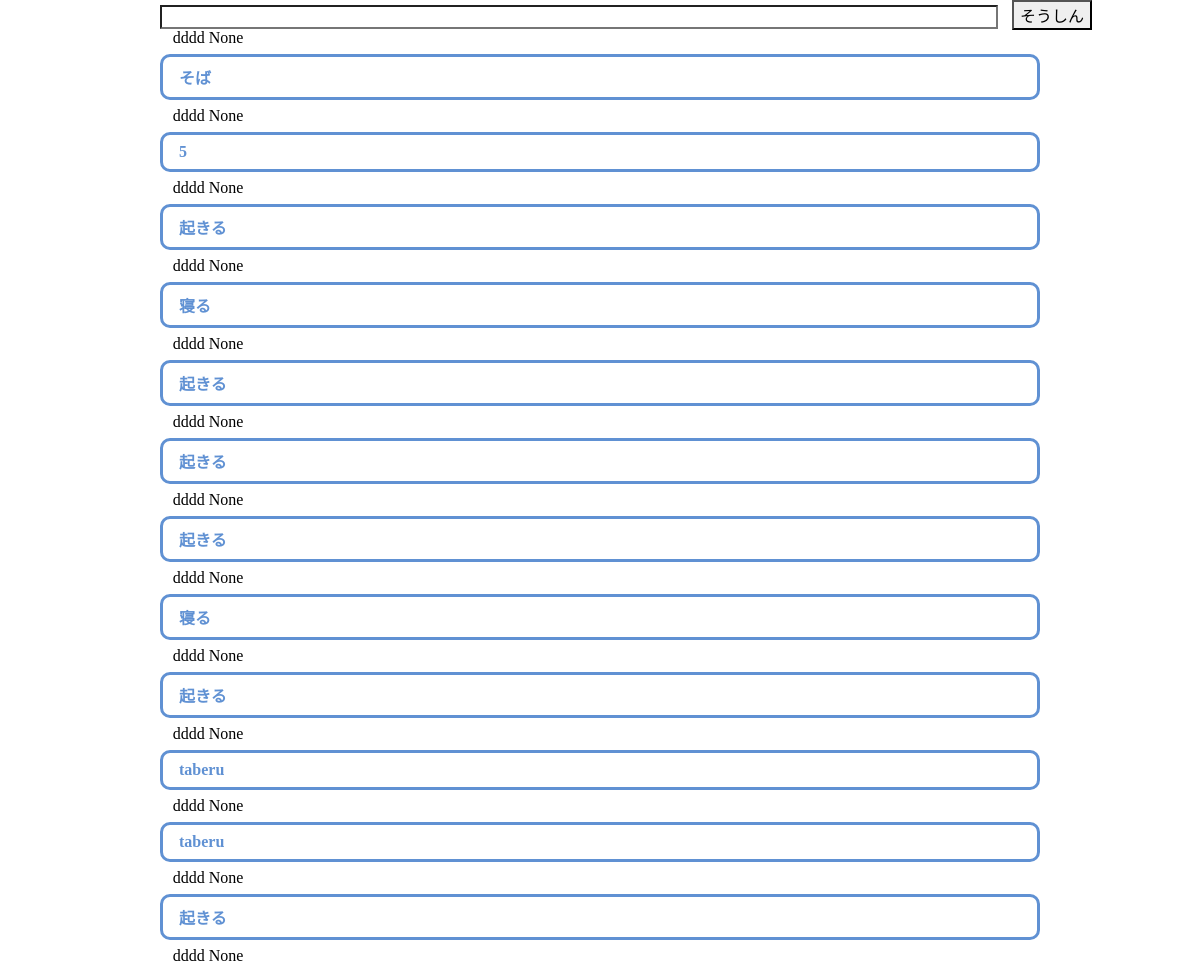
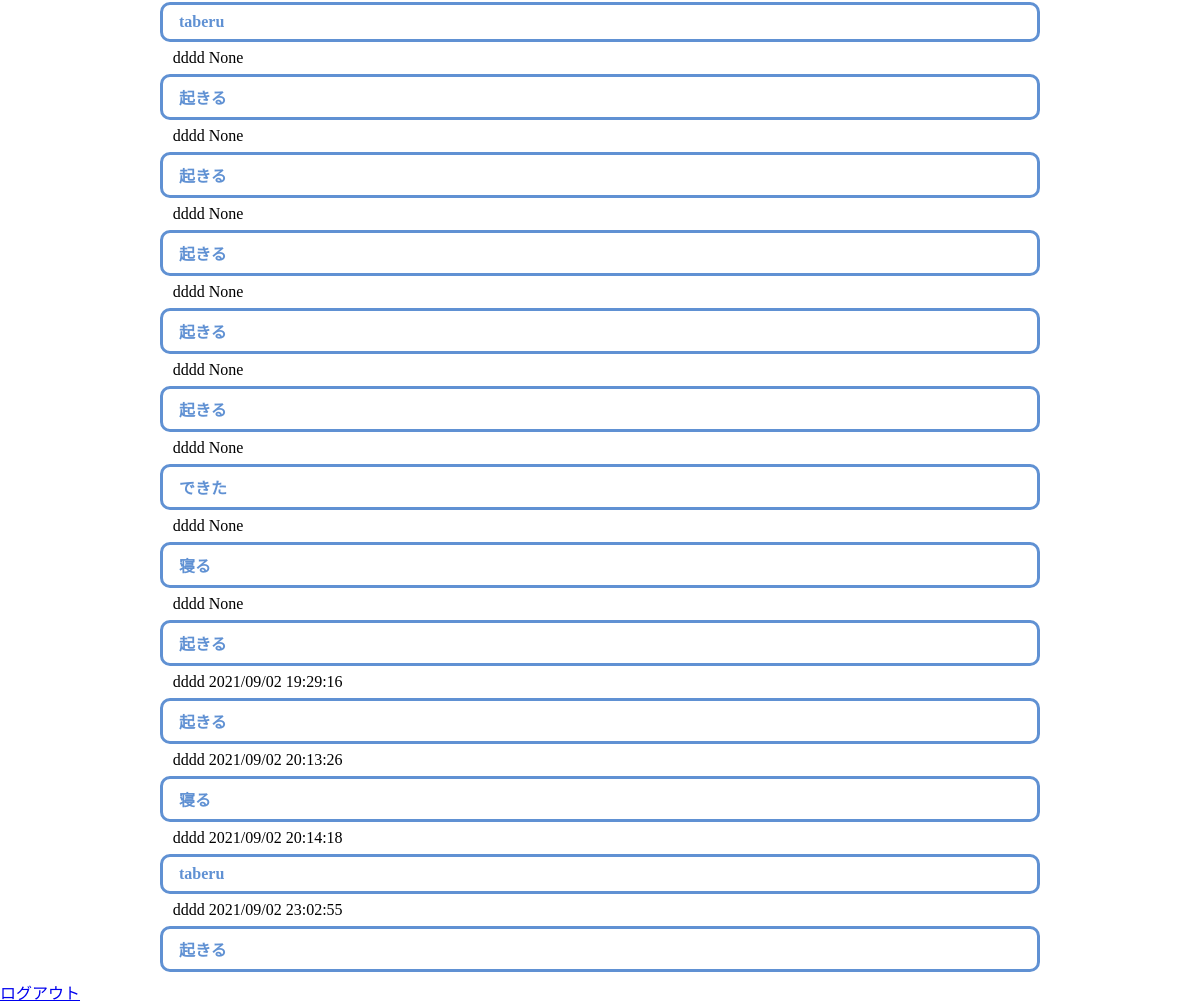
/bbs (signed in), run on the app's committed database (2 pictures, top to bottom).
### tables this page shows
CREATE TABLE "bbs" (
	"id"	INTEGER,
	"comment"	TEXT,
	"user_id"	INTEGER,
	"lanking_id"	INTEGER,
	"time"	TEXT,
	PRIMARY KEY("id" AUTOINCREMENT)
);

### app.py (the view)
@app.route('/bbs')
def bbs():
    if "user_id"in session:
        user_id = session["user_id"][0]
        lanking_id = 1
        connect = sqlite3.connect('seisaku.db')
        cursor = connect.cursor()
        cursor.execute("SELECT (SELECT name FROM user WHERE id = ?), comment, user_id, lanking_id, time FROM bbs WHERE lanking_id = ?",(user_id,lanking_id))
        bbs_info = cursor.fetchall()
        print(bbs_info)
        bbs_list = []
        for row in bbs_info:
            bbs_list.append({"name":row[0],"comment":row[1],"user_id":row[2],"lanking_id":row[3],"time":row[4]})
        connect.close()
        return render_template('bbs.html', html_bbs = bbs_list)
    else:
        return redirect('/login')

### templates/bbs.html (shortened to what this page needs)
{% extends "base.html" %}
{% block content %}
<link rel="stylesheet" href="../static/css/reset.css">
<link rel="stylesheet" href="../static/css/bbs.css">
<form class = form action="/add" method="POST">
    <input class=input
       type="text"
       size = "90"
       maxlength = "90"
       name = "coment"
    >
    <input class=send type="submit" name="save" value="そうしん">
</form>
    {% for item in html_bbs %}
        <h5 class=name>{{item["name"]}} {{item["time"]}}</h5>
        <div class="box2">
           <p>{{item["comment"]}}</p>
        </div>
    {% endfor %}
<a href="/logout">ログアウト</a>
{% endblock %}

### templates/base.html (shortened to what this page needs)
<!DOCTYPE html>
<html lang="Ja">
<head>
</head>
<body>
    {% block content %}
    {% endblock %}
</body>
</html>

### static/css/bbs.css (style rules this page uses)
.form { margin-left: 160px; }
.send { margin-left: 10px; }
.name { text-indent: 1.8in; }
.box2 { padding: 0.5em 1em; margin: 0.5em 10em 0.5em 10em; font-weight: bold; color: #6091d3; background: #FFF; border: solid 3px #6091d3; border-radius: 10px; }
.box2 p { margin: 0; padding: 0; }

### data on the page
bbs: name "dddd", time "None", comment "そば"
bbs: name "dddd", time "None", comment "起きる"
bbs: name "dddd", time "None", comment "寝る"
bbs: name "dddd", time "None", comment "起きる"
bbs: name "dddd", time "None", comment "起きる"
bbs: name "dddd", time "None", comment "起きる"
bbs: name "dddd", time "None", comment "寝る"
bbs: name "dddd", time "None", comment "起きる"
bbs: name "dddd", time "None", comment "taberu"
bbs: name "dddd", time "None", comment "taberu"
bbs: name "dddd", time "None", comment "起きる"
bbs: name "dddd", time "None", comment "taberu"
bbs: name "dddd", time "None", comment "起きる"
bbs: name "dddd", time "None", comment "起きる"
bbs: name "dddd", time "None", comment "起きる"
bbs: name "dddd", time "None", comment "起きる"
bbs: name "dddd", time "None", comment "起きる"
bbs: name "dddd", time "None", comment "できた"
bbs: name "dddd", time "None", comment "寝る"
bbs: name "dddd", time "None", comment "起きる"
bbs: name "dddd", time "2021/09/02 19:29:16", comment "起きる"
bbs: name "dddd", time "2021/09/02 20:13:26", comment "寝る"
bbs: name "dddd", time "2021/09/02 20:14:18", comment "taberu"
bbs: name "dddd", time "2021/09/02 23:02:55", comment "起きる"

### other printed values
{{ item["name"] }} "dddd"
{{ item["time"] }} "None"
{{ item["comment"] }} "5"
